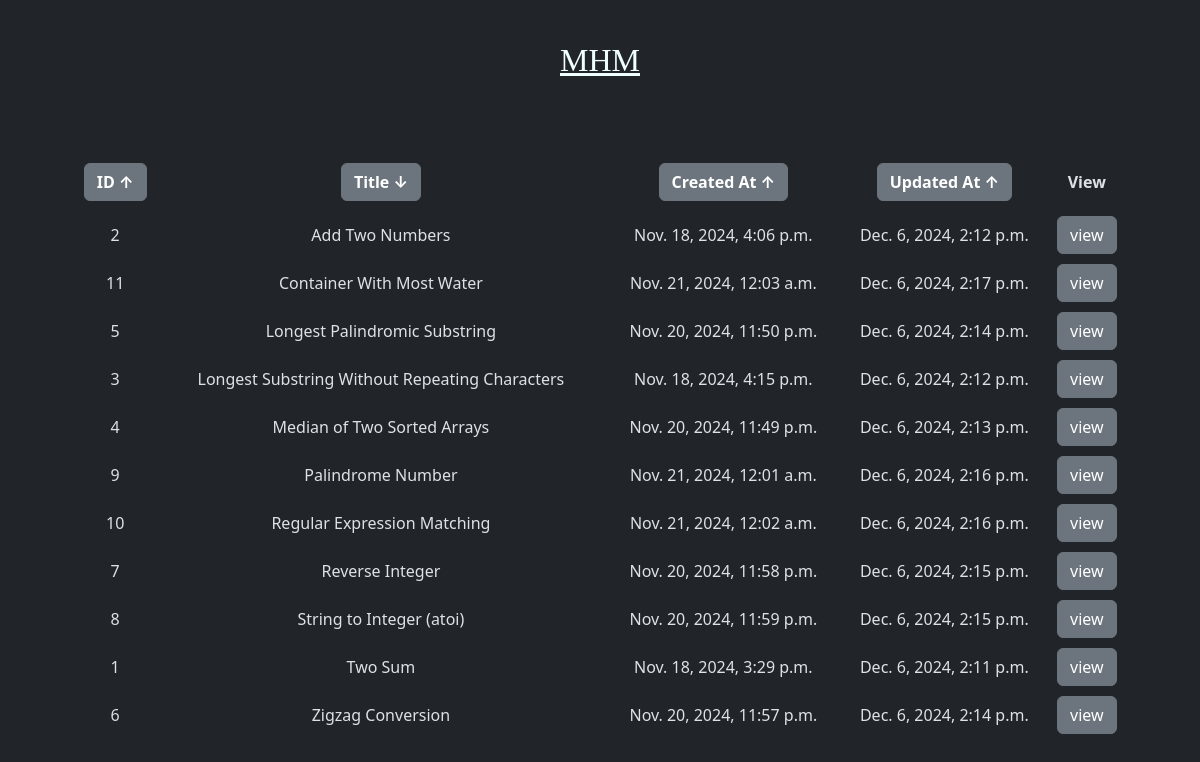
The app's page /leetcode/?order_by=title with its own data.
### leetcode/models.py (models this page shows, shortened)
class CodeInject(models.Model):
    user = models.ForeignKey(User, on_delete=models.CASCADE)
    cid = models.IntegerField(unique=True, null=True)
    title = models.TextField(max_length=130, verbose_name='Title')
    cpp = models.TextField(max_length=13000, blank=True, null=True, verbose_name='C++ Code')
    py = models.TextField(max_length=13000, blank=True, null=True, verbose_name='Python Code')
    created_at = models.DateTimeField(auto_now_add=True)
    updated_at = models.DateTimeField(auto_now=True)

### leetcode/views.py (the view)
# urls.py: path('', views.code_list, name='code_list'),
def code_list(request):
    order_by = request.GET.get('order_by', 'cid')
    direction = '-' if order_by.startswith('-') else ''
    codel = CodeInject.objects.all().order_by(direction + order_by.lstrip('-'))
    return render(request, 'indexl.html', {'codel': codel, 'order_by': order_by})

### leetcode/templates/indexl.html (shortened to what this page needs)
{% extends "base.html" %}
{% block content %}
    <div class="container col gpa-2" style="padding: 3%;">
        <table style="
            width: 100%;
            text-align: center;
            border-spacing: 100px;
            ">
            <thead>
                <tr>
                    <th style="padding-block: 10px;">
                        {% if order_by == 'cid' %}
                            <a class="btn btn-secondary" href="{% url 'code_list' %}?order_by=-cid">
                                <b>ID ↓</b>
                            </a>
                        {% else %}
                            <a class="btn btn-secondary" href="{% url 'code_list' %}?order_by=cid">
                                <b>ID ↑</b>
                            </a>
                        {% endif %}
                    </th>
                    <th style="padding-block: 10px;">
                        {% if order_by == 'title' %}
                            <a class="btn btn-secondary" href="{% url 'code_list' %}?order_by=-title">
                                <b>Title ↓</b>
                            </a>
                        {% else %}
                            <a class="btn btn-secondary" href="{% url 'code_list' %}?order_by=title">
                                <b>Title ↑</b>
                            </a>
                        {% endif %}
                    </th>
                    <th style="padding-block: 10px;">
                        {% if order_by == 'created_at' %}
                            <a class="btn btn-secondary" href="{% url 'code_list' %}?order_by=-created_at">
                                <b>Created At ↓</b>
                            </a>
                        {% else %}
                            <a class="btn btn-secondary" href="{% url 'code_list' %}?order_by=created_at">
                                <b>Created At ↑</b>
                            </a>
                        {% endif %}
                    </th>
                    <th style="padding-block: 10px;">
                        {% if order_by == 'updated_at' %}
                            <a class="btn btn-secondary" href="{% url 'code_list' %}?order_by=-updated_at">
                                <b>Updated At ↓</b>
                            </a>
                        {% else %}
                            <a class="btn btn-secondary" href="{% url 'code_list' %}?order_by=updated_at">
                                <b>Updated At ↑</b>
                            </a>
                        {% endif %}
                    </th>
                    <th style="padding-block: 10px;">
                        <b>View</b>
                    </th>
                </tr>
            </thead>
            <tbody>
                {% for code in codel %}
                    <tr>
                        <td style="padding-block: 5px;">{{ code.cid }}</td>
                        <td style="padding-block: 5px;">{{ code.title }}</td>
                        <td style="padding-block: 5px;">{{ code.created_at }}</td>
                        <td style="padding-block: 5px;">{{ code.updated_at }}</td>
                        <td style="padding-block: 5px;"><a href="{% url 'code_detail' code.cid %}" class="btn btn-secondary">view</a></td>
                    </tr>
                {% endfor %}
            </tbody>
        </table>
    </div>
{% endblock %}

### records on screen
CodeInject: cid "2", title "Add Two Numbers", created_at "Nov. 18, 2024, 4:06 p.m.", updated_at "Dec. 6, 2024, 2:12 p.m."
CodeInject: cid "11", title "Container With Most Water", created_at "Nov. 21, 2024, 12:03 a.m.", updated_at "Dec. 6, 2024, 2:17 p.m."
CodeInject: cid "5", title "Longest Palindromic Substring", created_at "Nov. 20, 2024, 11:50 p.m.", updated_at "Dec. 6, 2024, 2:14 p.m."
CodeInject: cid "3", title "Longest Substring Without Repeating Characters", created_at "Nov. 18, 2024, 4:15 p.m.", updated_at "Dec. 6, 2024, 2:12 p.m."
CodeInject: cid "4", title "Median of Two Sorted Arrays", created_at "Nov. 20, 2024, 11:49 p.m.", updated_at "Dec. 6, 2024, 2:13 p.m."
CodeInject: cid "9", title "Palindrome Number", created_at "Nov. 21, 2024, 12:01 a.m.", updated_at "Dec. 6, 2024, 2:16 p.m."
CodeInject: cid "10", title "Regular Expression Matching", created_at "Nov. 21, 2024, 12:02 a.m.", updated_at "Dec. 6, 2024, 2:16 p.m."
CodeInject: cid "7", title "Reverse Integer", created_at "Nov. 20, 2024, 11:58 p.m.", updated_at "Dec. 6, 2024, 2:15 p.m."
CodeInject: cid "8", title "String to Integer (atoi)", created_at "Nov. 20, 2024, 11:59 p.m.", updated_at "Dec. 6, 2024, 2:15 p.m."
CodeInject: cid "1", title "Two Sum", created_at "Nov. 18, 2024, 3:29 p.m.", updated_at "Dec. 6, 2024, 2:11 p.m."
CodeInject: cid "6", title "Zigzag Conversion", created_at "Nov. 20, 2024, 11:57 p.m.", updated_at "Dec. 6, 2024, 2:14 p.m."
